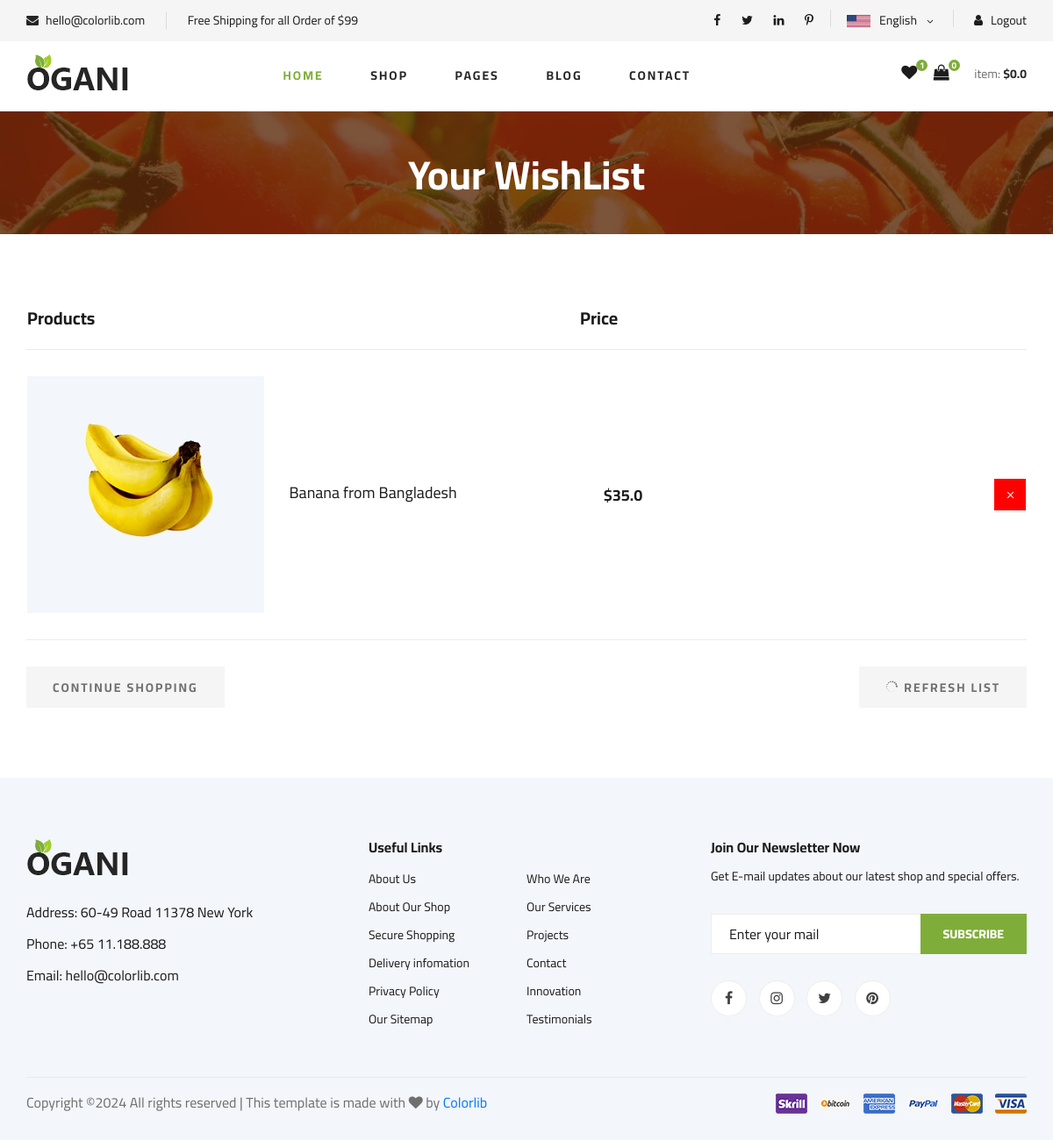
The app's page /cart/wishlist/ (signed in), older data.
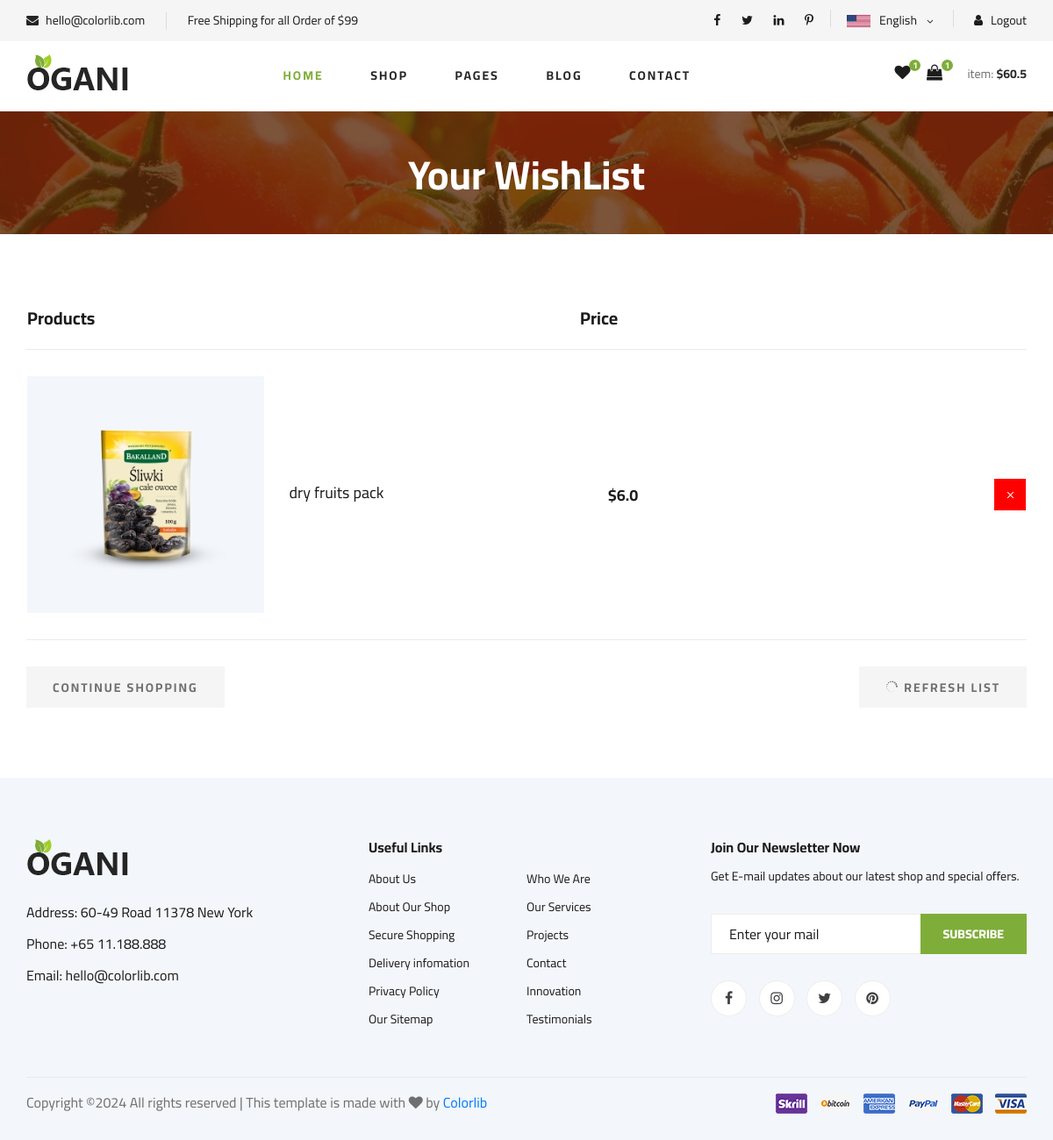
The same page, newer data.
### cart/models.py (models this page shows, shortened)
class UserWishList(models.Model):
    user = models.ForeignKey(UserAccount, on_delete=models.CASCADE)
    product = models.ForeignKey(Product, on_delete=models.CASCADE)
    is_wishlist = models.BooleanField(default=False)
    date_added = models.DateTimeField(auto_now_add=True)

### product/models.py (models this page shows, shortened)
class Product(models.Model):
    product_name = models.CharField(max_length=100)
    product_category = models.ForeignKey(ProductCategory, on_delete=models.PROTECT)
    product_info = models.CharField(max_length=255, blank=True)
    product_description = models.TextField(blank=True)
    product_price = models.FloatField()
    product_image = models.ImageField(upload_to='product/photos')
    product_weight = models.FloatField()
    shipping = models.CharField(max_length=100)
    is_available = models.BooleanField(default=True)
    created_at = models.DateTimeField(auto_now_add=True)
    updated_at = models.DateTimeField(auto_now_add=True)

### cart/views.py (the view)
# urls.py: path('wishlist/', views.wishlist_main_page, name='wishlist_page'),
def wishlist_main_page(request):
    html_template_name = 'cart/wishlist.html'
    current_user = request.user
    if current_user.is_authenticated:
        get_user_wishlist = UserWishList.objects.all().filter(user=current_user, is_wishlist=True)
    context = {
        'wishlist': get_user_wishlist,
    }
    return render(request, html_template_name, context)

### cart/models.py (called while the page is built)
    def sub_total(self):
        return self.quantity * self.price

### processors/cart_product_count.py (called while the page is built)
def product_in_cart_count(request):
    product_count = 0
    current_user = request.user
    try:
        if current_user.is_authenticated:
            all_cart_products = CartProduct.objects.all().filter(user=current_user)
            product_count = all_cart_products.count()
    except CartProduct.DoesNotExist:
        product_count = 0
    return dict(counter = product_count)

### processors/money_counter.py (called while the page is built)
def cart_total(request):
    try:
        current_user = request.user
        if current_user.is_authenticated:
            cart = CartProduct.objects.filter(user=current_user)
            total = 0
            for item in cart:
                total += item.sub_total()
            tax = total * 0.1
            total += tax
        else:
            total = 0
    except CartProduct.DoesNotExist:
        total = 0
    return {'cart_total': total}

### processors/wishlist_tracker.py (called while the page is built)
def wishlist_counter(request):
    current_user = request.user
    count_wishlist = 0
    try:
        if current_user.is_authenticated:
            get_wishlist_products = UserWishList.objects.all().filter(user=current_user, is_wishlist=True)
            count_wishlist = get_wishlist_products.count()
        else:
            count_wishlist = 0
    except UserWishList.DoesNotExist:
        count_wishlist = 0
    return {'count_wishlist': count_wishlist}

### templates/cart/wishlist.html (shortened to what this page needs)
{% extends 'index.html' %}
{% load static %}
{% block content %}
    <section class="breadcrumb-section set-bg" data-setbg="{% static 'img/breadcrumb.jpg' %}">
        <div class="container">
            <div class="row">
                <div class="col-lg-12 text-center">
                    <div class="breadcrumb__text">
                        <h2>Your WishList</h2>
                    </div>
                </div>
            </div>
        </div>
    </section>
 <section class="shoping-cart spad">
    <div class="container">
        <div class="row">
            <div class="col-lg-12">
                <div class="shoping__cart__table">
                    <table>
                        <thead>
                            <tr>
                                <th class="shoping__product">Products</th>
                                <th class="shoping__product">Price</th>
                            </tr>
                        </thead>
                        <tbody>
                        {% if wishlist %}
                            {% for data in wishlist %}
                            <tr>
                                <td class="shoping__cart__item">
                                    <img src="{{ data.product.product_image.url }}" alt="">
                                    <a href="{% url 'product:single_product' data.product.id %}"><h5>{{ data.product.product_name }}</h5></a>
                                </td>
                                <td class="shoping__cart__price">
                                    ${{ data.product.product_price }}
                                </td>
                                <form action="{% url 'cart:remove_wishlist' data.product.id %}" method='POST'>
                                    <td class="shoping__cart__item__close">
                                        <button type='submit' class="icon_close" style="background-color: red; color: white; border: none; padding: 10px 10px;"></button>
                                    </td>
                                </form>
                            </tr>
                            {% endfor %}
                            {% endif %}
                        </tbody>
                    </table>
                </div>
            </div>
        </div>
        <div class="row">
            <div class="col-lg-12">
                <div class="shoping__cart__btns">
                    <a href="{% url 'product:store_page' %}" class="primary-btn cart-btn">CONTINUE SHOPPING</a>
                    <a href="{% url 'cart:wishlist_page' %}" class="primary-btn cart-btn cart-btn-right"><span class="icon_loading"></span>
                        Refresh List</a>
                </div>
            </div>
            </div>
        </div>
</section>
{% endblock %}

### templates/index.html
{% load static %}
{% include 'base/header.html' %}
        {% block content %}{% endblock %}
{% include 'base/footer.html' %}

### templates/base/header.html (shortened to what this page needs)
{% load static %}
<!DOCTYPE html>
<html lang="en">
<head>
    <link rel="stylesheet" href="{% static 'css/bootstrap.min.css' %}" type="text/css">
    <link rel="stylesheet" href="{% static 'css/font-awesome.min.css' %}" type="text/css">
    <link rel="stylesheet" href="{% static 'css/elegant-icons.css' %}" type="text/css">
    <link rel="stylesheet" href="{% static 'css/nice-select.css' %}" type="text/css">
    <link rel="stylesheet" href="{% static 'css/jquery-ui.min.css' %}" type="text/css">
    <link rel="stylesheet" href="{% static 'css/owl.carousel.min.css' %}" type="text/css">
    <link rel="stylesheet" href="{% static 'css/slicknav.min.css' %}" type="text/css">
    <link rel="stylesheet" href="{% static 'css/style.css' %}" type="text/css">
</head>
<body>
    <header class="header">
        <div class="header__top">
            <div class="container">
                <div class="row">
                    <div class="col-lg-6 col-md-6">
                        <div class="header__top__left">
                            <ul>
                                <li><i class="fa fa-envelope"></i> hello@colorlib.com</li>
                                <li>Free Shipping for all Order of $99</li>
                            </ul>
                        </div>
                    </div>
                    <div class="col-lg-6 col-md-6">
                        <div class="header__top__right">
                            <div class="header__top__right__social">
                                <a href="#"><i class="fa fa-facebook"></i></a>
                                <a href="#"><i class="fa fa-twitter"></i></a>
                                <a href="#"><i class="fa fa-linkedin"></i></a>
                                <a href="#"><i class="fa fa-pinterest-p"></i></a>
                            </div>
                            <div class="header__top__right__language">
                                <img src="img/language.png" alt="">
                                <div>English</div>
                                <span class="arrow_carrot-down"></span>
                            </div>
                            <div class="header__top__right__auth">
                                {% if user.is_authenticated %}
                                    <div class="dropdown">
                                        <a href="{% url 'account:logout' %}"><i class="fa fa-user"></i> Logout</a>
                                    </div>
                                {% else %}
                                <a href="{% url 'account:login_page' %}"><i class="fa fa-user"></i> Login</a>
                                {% endif %}
                            </div>
                        </div>
                    </div>
                </div>
            </div>
        </div>
        <div class="container">
            <div class="row">
                <div class="col-lg-3">
                    <div class="header__logo">
                        <a href="{% url 'home:home_page' %}"><img src="{% static 'img/logo.png' %}" alt=""></a>
                    </div>
                </div>
                <div class="col-lg-6">
                    <nav class="header__menu">
                        <ul>
                            <li class="active"><a href="{% url 'home:home_page' %}">Home</a></li>
                            <li><a href="{% url 'product:store_page' %}">Shop</a></li>
                            <li><a href="#">Pages</a>
                            </li>
                            <li><a href="./blog.html">Blog</a></li>
                            <li><a href="./contact.html">Contact</a></li>
                        </ul>
                    </nav>
                </div>
                <div class="col-lg-3">
                    <div class="header__cart">
                        <ul>
                            {% if user.is_authenticated %}
                            <li><a href="{% url 'cart:wishlist_page' %}"><i class="fa fa-heart"></i> <span>{{ count_wishlist }}</span></a></li>
                            <li><a href="{% url 'cart:cart_page' %}"><i class="fa fa-shopping-bag"></i> <span>{{ counter }}</span></a></li>
                            {% else %}
                            <li><a href="#"><i class="fa fa-heart"></i> <span>0</span></a></li>
                            <li><a href="#"><i class="fa fa-shopping-bag"></i> <span>0</span></a></li>
                            {% endif %}
                        </ul>
                        {% if user.is_authenticated %}
                        <div class="header__cart__price">item: <span>${{ cart_total }}</span></div>
                        {% else %}
                        <div class="header__cart__price">item: <span>$00.00</span></div>
                        {% endif %}
                    </div>
                </div>
            </div>
        </div>
    </header>

### templates/base/footer.html (shortened to what this page needs)
   {% load static %}
    <footer class="footer spad">
        <div class="container">
            <div class="row">
                <div class="col-lg-3 col-md-6 col-sm-6">
                    <div class="footer__about">
                        <div class="footer__about__logo">
                            <a href="{% url 'home:home_page' %}"><img src="{% static 'img/logo.png' %}" alt=""></a>
                        </div>
                        <ul>
                            <li>Address: 60-49 Road 11378 New York</li>
                            <li>Phone: +65 11.188.888</li>
                            <li>Email: hello@colorlib.com</li>
                        </ul>
                    </div>
                </div>
                <div class="col-lg-4 col-md-6 col-sm-6 offset-lg-1">
                    <div class="footer__widget">
                        <h6>Useful Links</h6>
                        <ul>
                            <li><a href="#">About Us</a></li>
                            <li><a href="#">About Our Shop</a></li>
                            <li><a href="#">Secure Shopping</a></li>
                            <li><a href="#">Delivery infomation</a></li>
                            <li><a href="#">Privacy Policy</a></li>
                            <li><a href="#">Our Sitemap</a></li>
                        </ul>
                        <ul>
                            <li><a href="#">Who We Are</a></li>
                            <li><a href="#">Our Services</a></li>
                            <li><a href="#">Projects</a></li>
                            <li><a href="#">Contact</a></li>
                            <li><a href="#">Innovation</a></li>
                            <li><a href="#">Testimonials</a></li>
                        </ul>
                    </div>
                </div>
                <div class="col-lg-4 col-md-12">
                    <div class="footer__widget">
                        <h6>Join Our Newsletter Now</h6>
                        <p>Get E-mail updates about our latest shop and special offers.</p>
                        <form action="#">
                            <input type="text" placeholder="Enter your mail">
                            <button type="submit" class="site-btn">Subscribe</button>
                        </form>
                        <div class="footer__widget__social">
                            <a href="#"><i class="fa fa-facebook"></i></a>
                            <a href="#"><i class="fa fa-instagram"></i></a>
                            <a href="#"><i class="fa fa-twitter"></i></a>
                            <a href="#"><i class="fa fa-pinterest"></i></a>
                        </div>
                    </div>
                </div>
            </div>
            <div class="row">
                <div class="col-lg-12">
                    <div class="footer__copyright">
                        <div class="footer__copyright__text"><p>
  Copyright &copy;<script>document.write(new Date().getFullYear());</script> All rights reserved | This template is made with <i class="fa fa-heart" aria-hidden="true"></i> by <a href="https://colorlib.com" target="_blank">Colorlib</a>
  </p></div>
                        <div class="footer__copyright__payment"><img src="{% static 'img/payment-item.png' %}" alt=""></div>
                    </div>
                </div>
            </div>
        </div>
    </footer>
</body>
</html>

### templates/base/header.html (style rules this page uses)
.dropdown { position: relative; display: inline-block; }

Row changes from the older to the newer data that the page shows:
removed UserWishList: product.product_image (picture), product.product_name "Banana from Bangladesh", product.product_price "35.0"
added UserWishList: product.product_image (picture), product.product_name "dry fruits pack", product.product_price "6.0"
Text that changed along with them:
{{ counter }}: "0" → "1"
{{ cart_total }}: "0.0" → "60.5"
